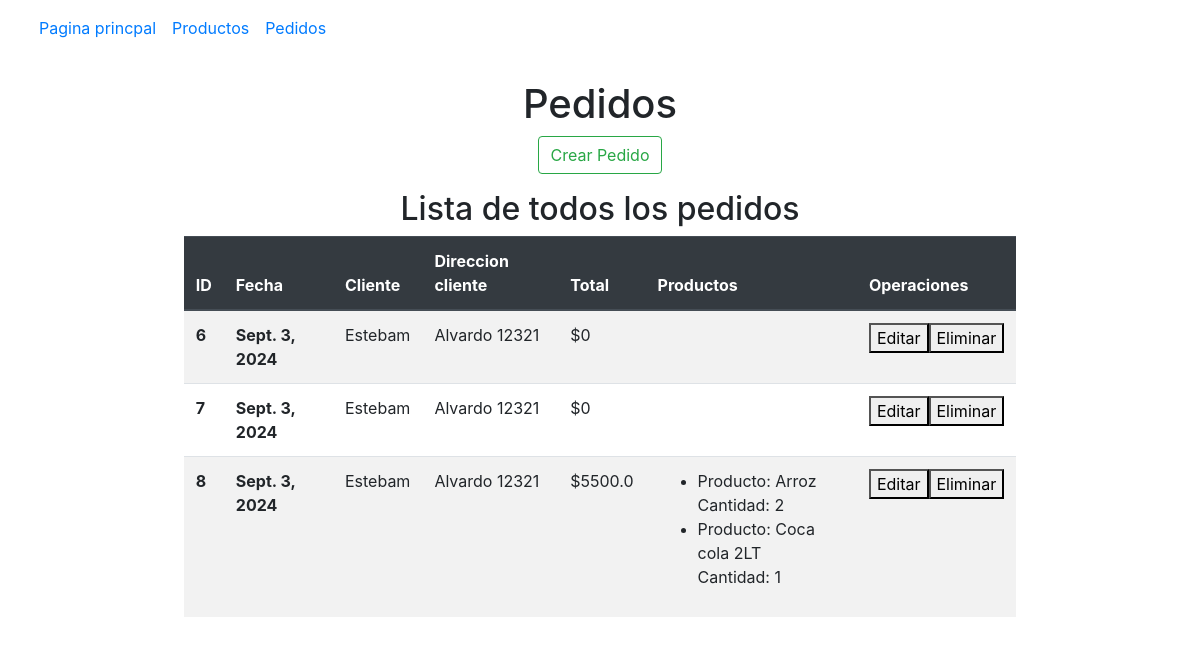
Page /pedidos/ on the earlier database version.
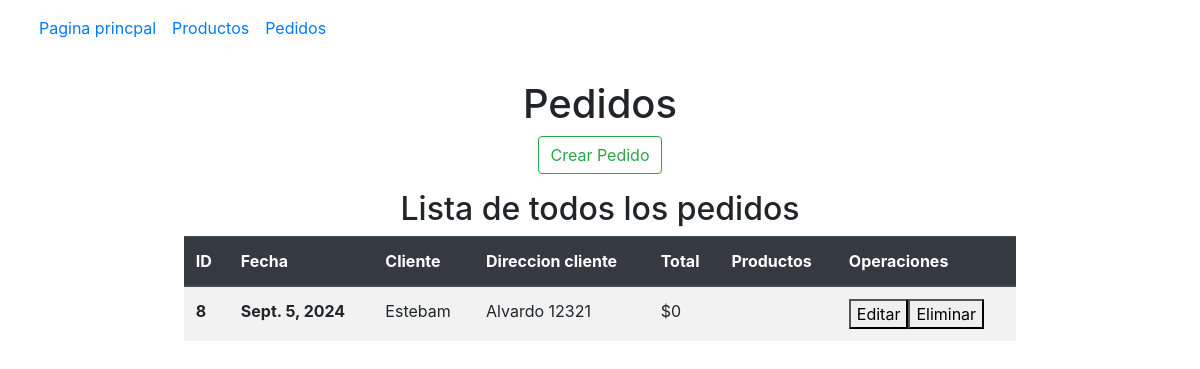
Same page on the later database version.
### pedidos/models.py (models this page shows, shortened)
class  Pedidos(models.Model):
    fecha_pedido=models.DateField(auto_now=datetime)
    nombre_cliente=models.CharField(max_length=100)
    direccion_cliente=models.CharField(max_length=300)
    total_pedido=models.FloatField(default=0)
    productos_pedido = models.ManyToManyField(Productos, through='ProductoPedido')

class  ProductoPedido(models.Model):
    producto=models.ForeignKey(Productos,on_delete=models.SET_DEFAULT,default=None,related_name='pedidos_producto')
    pedido=models.ForeignKey(Pedidos,on_delete=models.CASCADE,default=1,related_name='productos_pedido_set')
    cantidad_producto=models.IntegerField(default=0)
    def subtotal(self):# Funcion para calcular el precio total del producto x cantidad seleccionada
        return self.producto.precio * self.cantidad_producto

### productos/models.py (models this page shows, shortened)
class  Productos(models.Model):
    nombre=models.CharField(max_length=150)
    descripcion=models.TextField(default="Sin descripcion")
    precio=models.FloatField()
    categoria=models.ForeignKey(Categorias,on_delete=models.SET_DEFAULT,default="Sin categoria")

### pedidos/views.py (the view)
# urls.py: path('', views.pedidos,name="pedidos"),
def pedidos(request):
    pedidos=Pedidos.objects.all()
    for pedido in pedidos:
        pedido.total_pedido = sum(producto_pedido.subtotal() for producto_pedido in pedido.productos_pedido_set.all())
    return render(request,"pedidos.html",{
        "pedidos":pedidos
    })

### pedidos/templates/pedidos.html (shortened to what this page needs)
{% extends 'home.html' %}
    {% block content %}
    <div class="container mt-4">
        <h1 class="text-center">Pedidos</h1>
        <div class="mb-3 text-center">
            <form action="{% url 'crearPedido' %}" method="GET" enctype="multipart/form-data">
                <button type="submit" class="btn btn-outline-success">Crear Pedido</button>
            </form>
        </div>
        <h2 class="text-center">Lista de todos los pedidos</h2>
        <div class="d-flex justify-content-center">
            <table class="table table-striped w-75">
                <thead class="thead-dark">
                    <tr>
                        <th scope="col">ID</th>
                        <th scope="col">Fecha</th>
                        <th scope="col">Cliente</th>
                        <th scope="col">Direccion cliente</th>
                        <th scope="col">Total</th>
                        <th scope="col">Productos</th>
                        <th scope="col">Operaciones</th>
                    </tr>
                </thead>
                <tbody>
                    {% for pedido in pedidos %}
                    <tr>
                        <th scope="row">{{ pedido.id }}</th>
                        <th>{{ pedido.fecha_pedido }}</th>
                        <td>{{ pedido.nombre_cliente }}</td>
                        <td>{{ pedido.direccion_cliente }}</td>
                        <td>${{ pedido.total_pedido }}</td>
                        <td>
                            <ul>
                                {% for producto_pedido in pedido.productos_pedido_set.all %}
                                    <li>
                                        Producto: {{ producto_pedido.producto.nombre }} <br>
                                        Cantidad: {{ producto_pedido.cantidad_producto }}
                                    </li>
                                {% endfor %}
                            </ul>
                        </td>
                        <th>
                            <div style="display:  flex;">
                                <form action="{% url 'editarPedido' pedido.id %}">
                                    <button>Editar</button>
                                </form>
                                <form action="{% url 'eliminarPedido' pedido.id %}">
                                    <button>Eliminar</button>
                                </form>
                            </div>
                        </th>
                    </tr>
                    {% endfor %}
                </tbody>
            </table>
        </div>
    </div>
    {% endblock %}

### tienda_online/templates/home.html (shortened to what this page needs)
<!DOCTYPE html>
<html lang="en">
<head>
    <link rel="stylesheet" href="https://cdn.jsdelivr.net/npm/bootstrap@4.4.1/dist/css/bootstrap.min.css">
</head>
<body>
    <nav class="navbar navbar-expand-lg bg-body-tertiary">
        <div class="container-fluid">
          <div class="collapse navbar-collapse" id="navbarNav">
            <ul class="navbar-nav">
                <li class="nav-item">
                    <a class="nav-link" href="">Pagina princpal</a>
                  </li>
              <li class="nav-item">
                <a class="nav-link" href="/productos">Productos</a>
              </li>
              <li class="nav-item">
                <a class="nav-link" href="/pedidos">Pedidos</a>
              </li>
            </ul>
          </div>
        </div>
      </nav>
    <div>
        <div>
            {% block content %}
            {% endblock %}
        </div>
    </div>
</body>
</html>

Differences in the rows shown:
removed Pedidos: id "6", fecha_pedido "Sept. 3, 2024", nombre_cliente "Estebam", direccion_cliente "Alvardo 12321", total_pedido "0"
removed Pedidos: id "7", fecha_pedido "Sept. 3, 2024", nombre_cliente "Estebam", direccion_cliente "Alvardo 12321", total_pedido "0"
removed ProductoPedido: producto.nombre "Arroz", cantidad_producto "2"
removed ProductoPedido: producto.nombre "Coca cola 2LT", cantidad_producto "1"
changed Pedidos "Estebam": fecha_pedido "Sept. 3, 2024" → "Sept. 5, 2024"; total_pedido "5500.0" → "0"
